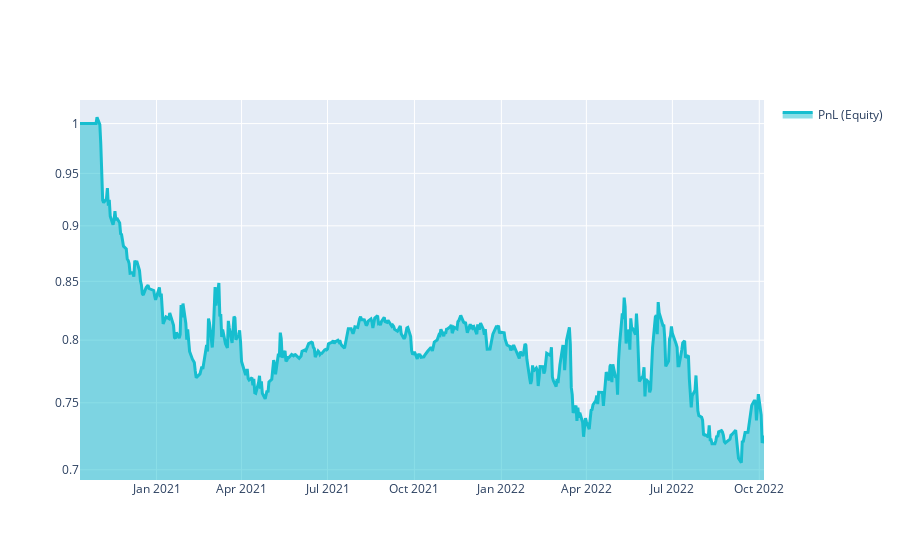

The notebook cell saved with this chart:
### Markdown cell above
# Group27_150_10_2Y

### Code cell
import xarray as xr

import qnt.ta as qnta
import qnt.data as qndata
import qnt.output as qnout
import qnt.stats as qns

# 2 years - 150/10 days

data = qndata.stocks.load_ndx_data(min_date="2020-10-10")

close     = data.sel(field="close")
is_liquid = data.sel(field="is_liquid")
sma_slow  = qnta.sma(close, 150)
sma_fast  = qnta.sma(close, 10)
weights   = xr.where(sma_slow < sma_fast, 1, -1)
weights   = weights * is_liquid

weights = qnout.clean(weights, data, "stocks_nasdaq100")

# calc stats
stats = qns.calc_stat(data, weights.sel(time=slice("2020-10-10", None)))
display(stats.to_pandas().tail())

# graph
performance = stats.to_pandas()["equity"]
import qnt.graph as qngraph

qngraph.make_plot_filled(performance.index, performance, name="PnL (Equity)", type="log")

### Figure 1 — Plotly figure (JSON) as saved in the notebook; plotly's stock layout.template omitted (floating-point values rounded to 4 significant figures; data arrays with more than 128 entries replaced by an {"elided": "..."} marker saying what was removed)
{"data": [{"fill": "tonexty", "line": {"color": "#17BECF", "width": 3}, "name": "PnL (Equity)", "type": "scatter", "x": {"elided": "501 str values"}, "y": {"elided": "501 float values"}}], "layout": {"showlegend": true, "yaxis": {"range": [-0.1595, 0.01055], "type": "log"}}}
